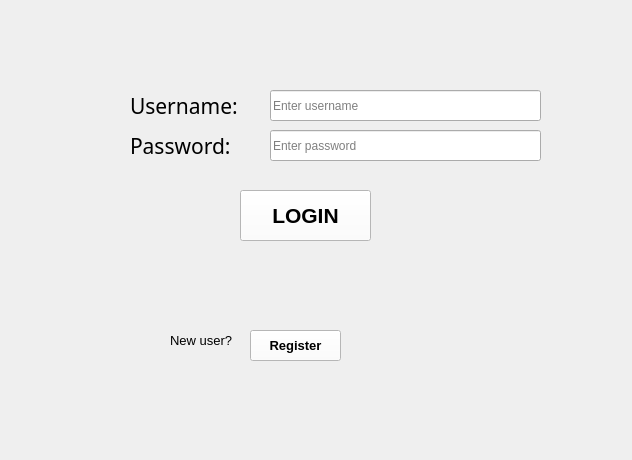
<?xml version="1.0" encoding="UTF-8"?>
<ui version="4.0">
 <class>MainWindow</class>
 <widget class="QMainWindow" name="MainWindow">
  <property name="geometry">
   <rect>
    <x>0</x>
    <y>0</y>
    <width>632</width>
    <height>460</height>
   </rect>
  </property>
  <property name="windowTitle">
   <string>Residents and Services Management System</string>
  </property>
  <property name="windowIcon">
   <iconset resource="Iconresfinal.qrc">
    <normaloff>:/iconres/icons/home-icon.png</normaloff>:/iconres/icons/home-icon.png</iconset>
  </property>
  <property name="styleSheet">
   <string notr="true"/>
  </property>
  <widget class="QWidget" name="centralwidget">
   <widget class="QPushButton" name="login_bt">
    <property name="geometry">
     <rect>
      <x>240</x>
      <y>190</y>
      <width>131</width>
      <height>51</height>
     </rect>
    </property>
    <property name="font">
     <font>
      <pointsize>16</pointsize>
      <weight>75</weight>
      <bold>true</bold>
     </font>
    </property>
    <property name="cursor">
     <cursorShape>ArrowCursor</cursorShape>
    </property>
    <property name="autoFillBackground">
     <bool>false</bool>
    </property>
    <property name="styleSheet">
     <string notr="true">

background-color: rgb(255, 255, 255);</string>
    </property>
    <property name="text">
     <string>LOGIN</string>
    </property>
   </widget>
   <widget class="QLabel" name="label_3">
    <property name="geometry">
     <rect>
      <x>170</x>
      <y>330</y>
      <width>71</width>
      <height>21</height>
     </rect>
    </property>
    <property name="font">
     <font>
      <pointsize>10</pointsize>
     </font>
    </property>
    <property name="text">
     <string>New user?</string>
    </property>
   </widget>
   <widget class="QPushButton" name="regis_bt">
    <property name="geometry">
     <rect>
      <x>250</x>
      <y>330</y>
      <width>91</width>
      <height>31</height>
     </rect>
    </property>
    <property name="font">
     <font>
      <pointsize>10</pointsize>
      <weight>75</weight>
      <bold>true</bold>
     </font>
    </property>
    <property name="styleSheet">
     <string notr="true">background-color: rgb(255, 255, 255);</string>
    </property>
    <property name="text">
     <string>Register</string>
    </property>
   </widget>
   <widget class="QLabel" name="label_2">
    <property name="geometry">
     <rect>
      <x>130</x>
      <y>130</y>
      <width>121</width>
      <height>31</height>
     </rect>
    </property>
    <property name="font">
     <font>
      <family>Montserrat</family>
      <pointsize>16</pointsize>
      <weight>50</weight>
      <italic>false</italic>
      <bold>false</bold>
     </font>
    </property>
    <property name="text">
     <string>Password:</string>
    </property>
   </widget>
   <widget class="QLineEdit" name="user_log">
    <property name="geometry">
     <rect>
      <x>270</x>
      <y>90</y>
      <width>271</width>
      <height>31</height>
     </rect>
    </property>
    <property name="styleSheet">
     <string notr="true"/>
    </property>
    <property name="inputMask">
     <string notr="true"/>
    </property>
    <property name="text">
     <string/>
    </property>
    <property name="placeholderText">
     <string>Enter username</string>
    </property>
    <property name="clearButtonEnabled">
     <bool>false</bool>
    </property>
   </widget>
   <widget class="QLabel" name="label">
    <property name="geometry">
     <rect>
      <x>130</x>
      <y>90</y>
      <width>121</width>
      <height>31</height>
     </rect>
    </property>
    <property name="font">
     <font>
      <family>Montserrat</family>
      <pointsize>16</pointsize>
      <weight>50</weight>
      <italic>false</italic>
      <bold>false</bold>
     </font>
    </property>
    <property name="text">
     <string>Username:</string>
    </property>
   </widget>
   <widget class="QLineEdit" name="pass_log">
    <property name="geometry">
     <rect>
      <x>270</x>
      <y>130</y>
      <width>271</width>
      <height>31</height>
     </rect>
    </property>
    <property name="styleSheet">
     <string notr="true"/>
    </property>
    <property name="inputMask">
     <string notr="true"/>
    </property>
    <property name="text">
     <string/>
    </property>
    <property name="echoMode">
     <enum>QLineEdit::Password</enum>
    </property>
    <property name="placeholderText">
     <string>Enter password</string>
    </property>
    <property name="clearButtonEnabled">
     <bool>false</bool>
    </property>
   </widget>
   <zorder>label_3</zorder>
   <zorder>regis_bt</zorder>
   <zorder>label_2</zorder>
   <zorder>user_log</zorder>
   <zorder>label</zorder>
   <zorder>login_bt</zorder>
   <zorder>pass_log</zorder>
  </widget>
  <widget class="QMenuBar" name="menubar">
   <property name="geometry">
    <rect>
     <x>0</x>
     <y>0</y>
     <width>632</width>
     <height>21</height>
    </rect>
   </property>
  </widget>
 </widget>
 <resources>
  <include location="Iconresfinal.qrc"/>
 </resources>
 <connections/>
</ui>
